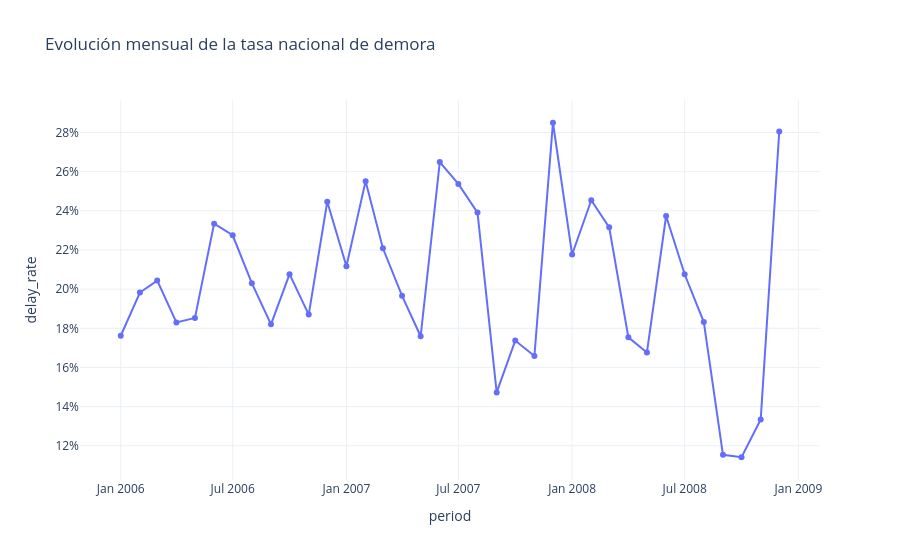

Notebook code cell kept with this figure:
### Code cell
# ¿Cómo evoluciona mensualmente la tasa nacional de demora?

monthly_overall = add_rates(
    monthly.groupby(["year", "month"])[metric_columns].sum().reset_index()
)
monthly_overall["period"] = pd.to_datetime(
    dict(year=monthly_overall.year, month=monthly_overall.month, day=1)
)
monthly_overall.to_csv(SUBMISSION_DIR / "monthly_national_kpis.csv", index=False)
fig = px.line(
    monthly_overall,
    x="period",
    y="delay_rate",
    markers=True,
    hover_data=["operated_flights", "cancellation_rate"],
    title="Evolución mensual de la tasa nacional de demora",
)
fig.update_yaxes(tickformat=".0%")
fig.update_layout(template="plotly_white", showlegend=False)
fig.show()

### Figure 1 — Plotly figure (JSON) as saved in the notebook; plotly's stock layout.template omitted (floating-point values rounded to 4 significant figures)
{"data": [{"customdata": [[571500, 0.01684], [519954, 0.02126], [597631, 0.01253], [578747, 0.01128], [595862, 0.0117], [588227, 0.01686], [610509, 0.01728], [618949, 0.01556], [574987, 0.01701], [600319, 0.01863], [576639, 0.01631], [586664, 0.02992], [605782, 0.02538], [540139, 0.04502], [622332, 0.0264], [603510, 0.01812], [624768, 0.01083], [612037, 0.0274], [635054, 0.02082], [640984, 0.01882], [593680, 0.01084], [622665, 0.01163], [598870, 0.01038], [594828, 0.03497], [588457, 0.02857], [548640, 0.03618], [599907, 0.02627], [587771, 0.01731], [600064, 0.01027], [597734, 0.01796], [617333, 0.01688], [602444, 0.01606], [530995, 0.01833], [552956, 0.005841], [518814, 0.008519], [527179, 0.03262]], "hovertemplate": "period=%{x}<br>delay_rate=%{y}<br>operated_flights=%{customdata[0]}<br>cancellation_rate=%{customdata[1]}<extra></extra>", "legendgroup": "", "line": {"color": "#636efa", "dash": "solid"}, "marker": {"symbol": "circle"}, "mode": "lines+markers", "name": "", "orientation": "v", "showlegend": false, "type": "scatter", "x": ["2006-01-01T00:00:00", "2006-02-01T00:00:00", "2006-03-01T00:00:00", "2006-04-01T00:00:00", "2006-05-01T00:00:00", "2006-06-01T00:00:00", "2006-07-01T00:00:00", "2006-08-01T00:00:00", "2006-09-01T00:00:00", "2006-10-01T00:00:00", "2006-11-01T00:00:00", "2006-12-01T00:00:00", "2007-01-01T00:00:00", "2007-02-01T00:00:00", "2007-03-01T00:00:00", "2007-04-01T00:00:00", "2007-05-01T00:00:00", "2007-06-01T00:00:00", "2007-07-01T00:00:00", "2007-08-01T00:00:00", "2007-09-01T00:00:00", "2007-10-01T00:00:00", "2007-11-01T00:00:00", "2007-12-01T00:00:00", "2008-01-01T00:00:00", "2008-02-01T00:00:00", "2008-03-01T00:00:00", "2008-04-01T00:00:00", "2008-05-01T00:00:00", "2008-06-01T00:00:00", "2008-07-01T00:00:00", "2008-08-01T00:00:00", "2008-09-01T00:00:00", "2008-10-01T00:00:00", "2008-11-01T00:00:00", "2008-12-01T00:00:00"], "xaxis": "x", "y": [0.1762, 0.1983, 0.2044, 0.183, 0.1853, 0.2334, 0.2275, 0.203, 0.182, 0.2076, 0.187, 0.2446, 0.2117, 0.2551, 0.2209, 0.1966, 0.1759, 0.2649, 0.2538, 0.2391, 0.1473, 0.1737, 0.1658, 0.285, 0.2177, 0.2454, 0.2316, 0.1754, 0.1677, 0.2373, 0.2076, 0.1832, 0.1154, 0.1141, 0.1334, 0.2805], "yaxis": "y"}], "layout": {"legend": {"tracegroupgap": 0}, "showlegend": false, "title": {"text": "Evolución mensual de la tasa nacional de demora"}, "xaxis": {"anchor": "y", "domain": [0, 1], "title": {"text": "period"}}, "yaxis": {"anchor": "x", "domain": [0, 1], "tickformat": ".0%", "title": {"text": "delay_rate"}}}}
